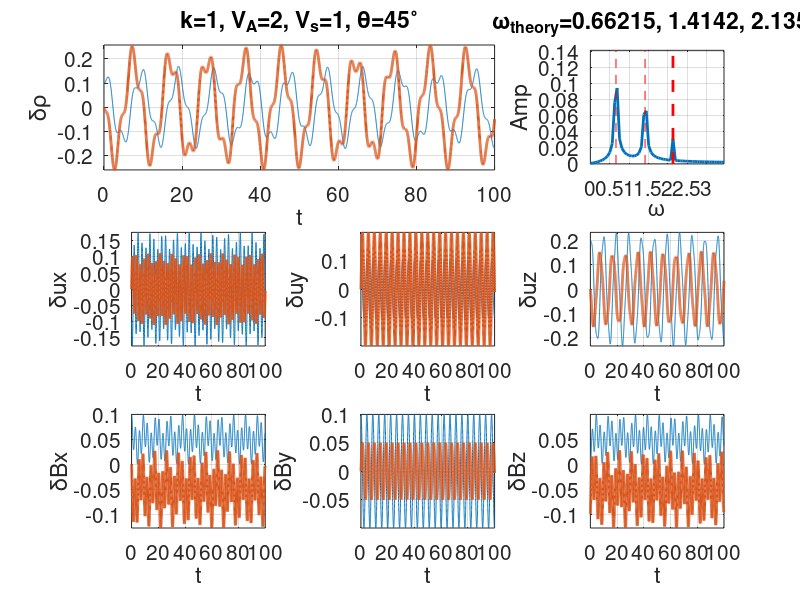

The MATLAB script that drew this image:
% Hua-sheng XIE, huashengxie@gmail.com, IFTS-ZJU, 2012-11-20 21:33
% half spectral method for mhd waves
% B0=1, rho0=1
% Alfven & fast & slow mode perfect match with theory
function mhd_waves
    close all; clear; clc;
    global k theta B0 rho0 va vs va2 vs2 sinth costh
    B0=1.0; rho0=1.0; va=2; vs=1; k=1.0; theta=pi/4;
    va2=va^2; vs2=vs^2;
    sinth=sin(theta); costh=cos(theta);
    y0=[0.1,-0.1,0.1,0.2,0.1,0.1,-0.1i];
    
    % three theory solutions, slow magnetosonic, alfven, fast magnetosonic
    w1=k*sqrt((va2+vs2)/2-sqrt((va2-vs2)^2+4*va2*vs2*sinth^2)/2);
    w2=k*sqrt(va2*costh^2);
    w3=k*sqrt((va2+vs2)/2+sqrt((va2-vs2)^2+4*va2*vs2*sinth^2)/2);
    
    [T,Y]=ode45(@push,0:0.02:1e2,y0);
    tt=T;
    drho=Y(:,1); dux=Y(:,2); duy=Y(:,3); duz=Y(:,4);
    dBx=Y(:,5); dBy=Y(:,6); dBz=Y(:,7);
    
    h=figure('unit','normalized','Position',[0.01 0.34 0.7 0.57]);
    set(gcf,'DefaultAxesFontSize',15);
    
    subplot(3,3,1:2); plot(tt,real(drho),tt,imag(drho),'LineWidth',2);
    xlabel('t'); ylabel('\delta\rho'); axis tight; grid on;
    title(['k=',num2str(k),', V_A=',num2str(va),', V_s=',num2str(vs),...
        ', \theta=',num2str(theta*180/pi),'^\circ']);
    subplot(334); plot(tt,real(dux),tt,imag(dux),'LineWidth',2);
    xlabel('t'); ylabel('\delta{}ux'); axis tight; grid on;
    subplot(335); plot(tt,real(duy),tt,imag(duy),'LineWidth',2);
    xlabel('t'); ylabel('\delta{}uy'); axis tight; grid on;
    subplot(336); plot(tt,real(duz),tt,imag(duz),'LineWidth',2);
    xlabel('t'); ylabel('\delta{}uz'); axis tight; grid on;
    subplot(337); plot(tt,real(dBx),tt,imag(dBx),'LineWidth',2);
    xlabel('t'); ylabel('\delta{}Bx'); axis tight; grid on;
    subplot(338); plot(tt,real(dBy),tt,imag(dBy),'LineWidth',2);
    xlabel('t'); ylabel('\delta{}By'); axis tight; grid on;
    subplot(339); plot(tt,real(dBz),tt,imag(dBz),'LineWidth',2);
    xlabel('t'); ylabel('\delta{}Bz'); axis tight; grid on;

    Lt=length(tt); % number of sampling
    dfs=2*pi/(tt(end)-tt(1));
    fs=0:dfs:dfs*(Lt-1);
    drho_ft=fft(real(drho))/Lt*2; % *2 ?? need check
    duy_ft=fft(real(duy))/Lt*2; % *2 ?? need check
    ifs=round(tt(end)*k*sqrt(vs2+va2)/4);
    subplot(333);
    plot(fs(1:ifs),abs(drho_ft(1:ifs)+abs(duy_ft(1:ifs))),'LineWidth',2);
%     title('simulation frequency');
    title(['\omega_{theory}=',num2str(w1),', ',...
        num2str(w2),', ',num2str(w3)]);
    ylabel('Amp');xlabel('\omega');
    xlim([0, fs(ifs)]); grid on;
    Amax=1.5*max(abs(drho_ft(1:ifs))); ylim([0,Amax]);
    hold on; plot([w1,w1],[0,Amax],'r--',[w2,w2],[0,Amax],'r--',...
        [w3,w3],[0,Amax],'r--','LineWidth',2);

end

function dy=push(t,y)
    global k B0 rho0 va2 vs2 sinth costh
    % y --> drho, dux, duy, duz, dBx, dBy, dBz
    drho=y(1);dux=y(2);duy=y(3);duz=y(4);dBx=y(5);dBy=y(6);dBz=y(7);
    dy=zeros(7,1);
    dy(1)=-1i*k*rho0*(dux*sinth+duz*costh);
    dy(2)=1i*k*va2*(costh*dBx/B0-sinth*dBz/B0)-1i*k*vs2*sinth*drho/rho0;
    dy(3)=1i*k*va2*costh*dBy/B0;
    dy(4)=-1i*k*vs2*costh*drho/rho0;
    dy(5)=1i*k*B0*dux*costh;
    dy(6)=1i*k*B0*duy*costh;
    dy(7)=-1i*k*B0*dux*sinth;
end
